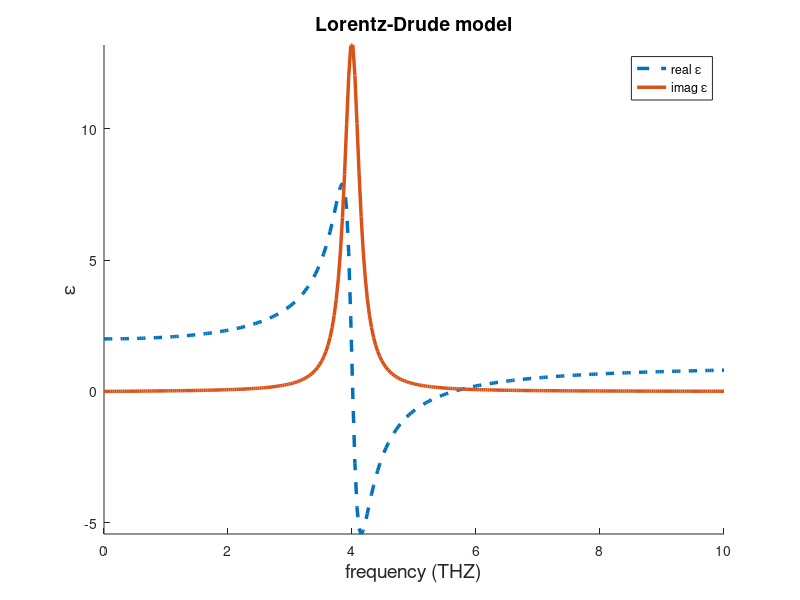

MATLAB code for this plot:
%% LORENTZ DRUDE MODE MODEL PERMITTIVITY
% DEVELOPED BY: IBRAHIM ISSAH
% SCHOOL: TAMPERE UNIVERSITY

%% INITIALIZE 
clc 
close all
clc 

%% FIGURE 
figure('color', 'w', 'Units', 'normalized'); 


%% DASHBORAD 
nm =    1e-9; % namometers; 
wp     = 4; % plasma frequency Nq^2/m*eps
lambda = 1; % wavelength 
c      = 1; % speed of light
w0     = 4; %2*pi*c/lambda; % angular frequency of the atom
dampf  = .3; % damping factor

% omega of the incident light; 
omega = linspace(0,10, 300);  

eps = 1+( wp.^2./((w0.^2 - omega.^2) + 1i*dampf.*omega)); 


%% PLOTTING SECTION

hold on; 
plot(omega, real(eps'), '--', 'Linewidth', 2.5);
plot(omega, imag(eps'), 'Linewidth', 2.5);
xlabel('frequency (THZ)', 'Fontsize', 14);
ylabel('\epsilon', 'Fontsize', 14); 
title('Lorentz-Drude model', 'Fontsize', 14);
axis tight
legend('real \epsilon', 'imag \epsilon');





